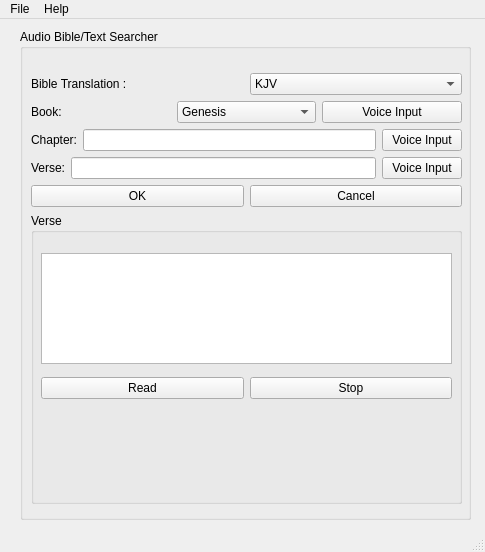
<?xml version="1.0" encoding="UTF-8"?>
<ui version="4.0">
 <class>mainWindow</class>
 <widget class="QMainWindow" name="mainWindow">
  <property name="geometry">
   <rect>
    <x>0</x>
    <y>0</y>
    <width>485</width>
    <height>552</height>
   </rect>
  </property>
  <property name="maximumSize">
   <size>
    <width>485</width>
    <height>552</height>
   </size>
  </property>
  <property name="windowTitle">
   <string>Bible Searcher</string>
  </property>
  <property name="windowIcon">
   <iconset>
    <normaloff>icons8-holy-bible-36.png</normaloff>icons8-holy-bible-36.png</iconset>
  </property>
  <widget class="QWidget" name="centralwidget">
   <widget class="QGroupBox" name="groupBox">
    <property name="geometry">
     <rect>
      <x>20</x>
      <y>10</y>
      <width>451</width>
      <height>491</height>
     </rect>
    </property>
    <property name="sizePolicy">
     <sizepolicy hsizetype="Fixed" vsizetype="Fixed">
      <horstretch>0</horstretch>
      <verstretch>0</verstretch>
     </sizepolicy>
    </property>
    <property name="maximumSize">
     <size>
      <width>451</width>
      <height>491</height>
     </size>
    </property>
    <property name="title">
     <string>Audio Bible/Text Searcher</string>
    </property>
    <widget class="QWidget" name="layoutWidget">
     <property name="geometry">
      <rect>
       <x>11</x>
       <y>44</y>
       <width>431</width>
       <height>431</height>
      </rect>
     </property>
     <layout class="QGridLayout" name="gridLayout_2">
      <item row="0" column="0">
       <layout class="QGridLayout" name="gridLayout">
        <item row="0" column="0">
         <layout class="QHBoxLayout" name="horizontalLayout">
          <item>
           <widget class="QLabel" name="label">
            <property name="text">
             <string>Bible Translation :</string>
            </property>
           </widget>
          </item>
          <item>
           <widget class="QComboBox" name="translation">
            <item>
             <property name="text">
              <string>KJV</string>
             </property>
            </item>
            <item>
             <property name="text">
              <string>NRSV</string>
             </property>
            </item>
            <item>
             <property name="text">
              <string>RSV</string>
             </property>
            </item>
            <item>
             <property name="text">
              <string>NKJV</string>
             </property>
            </item>
            <item>
             <property name="text">
              <string>Amplified</string>
             </property>
            </item>
           </widget>
          </item>
         </layout>
        </item>
        <item row="1" column="0">
         <layout class="QHBoxLayout" name="horizontalLayout_2">
          <item>
           <widget class="QLabel" name="label_2">
            <property name="text">
             <string>Book:</string>
            </property>
           </widget>
          </item>
          <item>
           <widget class="QComboBox" name="book">
            <item>
             <property name="text">
              <string>Genesis</string>
             </property>
            </item>
            <item>
             <property name="text">
              <string>Exodus </string>
             </property>
            </item>
            <item>
             <property name="text">
              <string>Leviticus </string>
             </property>
            </item>
            <item>
             <property name="text">
              <string>Numbers </string>
             </property>
            </item>
            <item>
             <property name="text">
              <string>Deuteronomy</string>
             </property>
            </item>
            <item>
             <property name="text">
              <string>Joshua </string>
             </property>
            </item>
            <item>
             <property name="text">
              <string>Judges</string>
             </property>
            </item>
            <item>
             <property name="text">
              <string>Ruth</string>
             </property>
            </item>
            <item>
             <property name="text">
              <string>1 Samuel</string>
             </property>
            </item>
            <item>
             <property name="text">
              <string>2 Samuel</string>
             </property>
            </item>
            <item>
             <property name="text">
              <string>1 Kings</string>
             </property>
            </item>
            <item>
             <property name="text">
              <string>2 Kings</string>
             </property>
            </item>
            <item>
             <property name="text">
              <string>1 Chronicles</string>
             </property>
            </item>
            <item>
             <property name="text">
              <string>2 Chronicles</string>
             </property>
            </item>
            <item>
             <property name="text">
              <string>Ezra</string>
             </property>
            </item>
            <item>
             <property name="text">
              <string>Nehemiah</string>
             </property>
            </item>
            <item>
             <property name="text">
              <string>Esther</string>
             </property>
            </item>
            <item>
             <property name="text">
              <string>Psalms</string>
             </property>
            </item>
            <item>
             <property name="text">
              <string>Proverbs</string>
             </property>
            </item>
            <item>
             <property name="text">
              <string>Ecclesiastes</string>
             </property>
            </item>
            <item>
             <property name="text">
              <string>Song of Songs</string>
             </property>
            </item>
            <item>
             <property name="text">
              <string>Isaiah</string>
             </property>
            </item>
            <item>
             <property name="text">
              <string>Jeremiah</string>
             </property>
            </item>
            <item>
             <property name="text">
              <string>Lamentations</string>
             </property>
            </item>
            <item>
             <property name="text">
              <string>Ezekiel</string>
             </property>
            </item>
            <item>
             <property name="text">
              <string>Daniel</string>
             </property>
            </item>
            <item>
             <property name="text">
              <string>Hosea</string>
             </property>
            </item>
            <item>
             <property name="text">
              <string>Joel</string>
             </property>
            </item>
            <item>
             <property name="text">
              <string>Amos</string>
             </property>
            </item>
            <item>
             <property name="text">
              <string>Obadiah</string>
             </property>
            </item>
            <item>
             <property name="text">
              <string>Jonah</string>
             </property>
            </item>
            <item>
             <property name="text">
              <string>Micah</string>
             </property>
            </item>
            <item>
             <property name="text">
              <string>Nahum</string>
             </property>
            </item>
            <item>
             <property name="text">
              <string>Habakkuk</string>
             </property>
            </item>
            <item>
             <property name="text">
              <string>Zephaniah</string>
             </property>
            </item>
            <item>
             <property name="text">
              <string>Haggai</string>
             </property>
            </item>
            <item>
             <property name="text">
              <string>Zechariah</string>
             </property>
            </item>
            <item>
             <property name="text">
              <string>Malachi</string>
             </property>
            </item>
            <item>
             <property name="text">
              <string>Matthew</string>
             </property>
            </item>
            <item>
             <property name="text">
              <string>Mark</string>
             </property>
            </item>
            <item>
             <property name="text">
              <string>Luke</string>
             </property>
            </item>
            <item>
             <property name="text">
              <string>John</string>
             </property>
            </item>
            <item>
             <property name="text">
              <string>Acts</string>
             </property>
            </item>
            <item>
             <property name="text">
              <string>Romans</string>
             </property>
            </item>
            <item>
             <property name="text">
              <string>1 Corinthians</string>
             </property>
            </item>
            <item>
             <property name="text">
              <string>2 Corinthians</string>
             </property>
            </item>
            <item>
             <property name="text">
              <string>Galatians</string>
             </property>
            </item>
            <item>
             <property name="text">
              <string>Ephesians</string>
             </property>
            </item>
            <item>
             <property name="text">
              <string>Philippians</string>
             </property>
            </item>
            <item>
             <property name="text">
              <string>Colossians</string>
             </property>
            </item>
            <item>
             <property name="text">
              <string>1 Thessalonians</string>
             </property>
            </item>
            <item>
             <property name="text">
              <string>2 Thessalonians</string>
             </property>
            </item>
            <item>
             <property name="text">
              <string>1 Timothy</string>
             </property>
            </item>
            <item>
             <property name="text">
              <string>2 Timothy</string>
             </property>
            </item>
            <item>
             <property name="text">
              <string>Titus</string>
             </property>
            </item>
            <item>
             <property name="text">
              <string>Philemon</string>
             </property>
            </item>
            <item>
             <property name="text">
              <string>Hebrews</string>
             </property>
            </item>
            <item>
             <property name="text">
              <string>James</string>
             </property>
            </item>
            <item>
             <property name="text">
              <string>1 Peter</string>
             </property>
            </item>
            <item>
             <property name="text">
              <string>2 Peter</string>
             </property>
            </item>
            <item>
             <property name="text">
              <string>1 John</string>
             </property>
            </item>
            <item>
             <property name="text">
              <string>2 John</string>
             </property>
            </item>
            <item>
             <property name="text">
              <string>3 John</string>
             </property>
            </item>
            <item>
             <property name="text">
              <string>Jude</string>
             </property>
            </item>
            <item>
             <property name="text">
              <string>Revelation</string>
             </property>
            </item>
           </widget>
          </item>
          <item>
           <widget class="QPushButton" name="Book_voiceInput">
            <property name="toolTip">
             <string>Speak out the book name</string>
            </property>
            <property name="text">
             <string>Voice Input</string>
            </property>
            <property name="icon">
             <iconset>
              <normaloff>icons8-voice-32.png</normaloff>icons8-voice-32.png</iconset>
            </property>
            <property name="shortcut">
             <string>Ctrl+B</string>
            </property>
           </widget>
          </item>
         </layout>
        </item>
        <item row="2" column="0">
         <layout class="QHBoxLayout" name="horizontalLayout_3">
          <item>
           <widget class="QLabel" name="label_4">
            <property name="text">
             <string>Chapter:</string>
            </property>
           </widget>
          </item>
          <item>
           <widget class="QLineEdit" name="chapter"/>
          </item>
          <item>
           <widget class="QPushButton" name="Chapter_VoiceInput">
            <property name="toolTip">
             <string>Speak the Chapter number</string>
            </property>
            <property name="text">
             <string>Voice Input</string>
            </property>
            <property name="icon">
             <iconset>
              <normaloff>icons8-voice-32.png</normaloff>icons8-voice-32.png</iconset>
            </property>
            <property name="shortcut">
             <string>Ctrl+Shift+C</string>
            </property>
           </widget>
          </item>
         </layout>
        </item>
        <item row="3" column="0">
         <layout class="QHBoxLayout" name="horizontalLayout_4">
          <item>
           <widget class="QLabel" name="label_3">
            <property name="text">
             <string>Verse:</string>
            </property>
           </widget>
          </item>
          <item>
           <widget class="QLineEdit" name="verse"/>
          </item>
          <item>
           <widget class="QPushButton" name="Verse_VoiceInput">
            <property name="toolTip">
             <string>Speak the Verse</string>
            </property>
            <property name="text">
             <string>Voice Input</string>
            </property>
            <property name="icon">
             <iconset>
              <normaloff>icons8-voice-32.png</normaloff>icons8-voice-32.png</iconset>
            </property>
            <property name="shortcut">
             <string>Ctrl+Shift+V</string>
            </property>
           </widget>
          </item>
         </layout>
        </item>
        <item row="4" column="0">
         <layout class="QHBoxLayout" name="horizontalLayout_5">
          <item>
           <widget class="QPushButton" name="Ok_button">
            <property name="text">
             <string>OK</string>
            </property>
            <property name="icon">
             <iconset>
              <normaloff>icons8-checked-32.png</normaloff>icons8-checked-32.png</iconset>
            </property>
           </widget>
          </item>
          <item>
           <widget class="QPushButton" name="Cancel_button">
            <property name="text">
             <string>Cancel</string>
            </property>
            <property name="icon">
             <iconset>
              <normaloff>icons8-cancel-32.png</normaloff>icons8-cancel-32.png</iconset>
            </property>
           </widget>
          </item>
         </layout>
        </item>
       </layout>
      </item>
      <item row="1" column="0">
       <widget class="QGroupBox" name="groupBox_2">
        <property name="title">
         <string>Verse</string>
        </property>
        <widget class="QTextEdit" name="output">
         <property name="geometry">
          <rect>
           <x>10</x>
           <y>40</y>
           <width>411</width>
           <height>111</height>
          </rect>
         </property>
        </widget>
        <widget class="QWidget" name="layoutWidget">
         <property name="geometry">
          <rect>
           <x>10</x>
           <y>160</y>
           <width>411</width>
           <height>31</height>
          </rect>
         </property>
         <layout class="QHBoxLayout" name="horizontalLayout_6">
          <item>
           <widget class="QPushButton" name="Read_button">
            <property name="text">
             <string>Read</string>
            </property>
            <property name="icon">
             <iconset>
              <normaloff>icons8-circled-play-32.png</normaloff>icons8-circled-play-32.png</iconset>
            </property>
           </widget>
          </item>
          <item>
           <widget class="QPushButton" name="Stop_button">
            <property name="text">
             <string>Stop</string>
            </property>
            <property name="icon">
             <iconset>
              <normaloff>icons8-stop-32.png</normaloff>icons8-stop-32.png</iconset>
            </property>
           </widget>
          </item>
         </layout>
        </widget>
       </widget>
      </item>
     </layout>
    </widget>
   </widget>
  </widget>
  <widget class="QMenuBar" name="menubar">
   <property name="geometry">
    <rect>
     <x>0</x>
     <y>0</y>
     <width>485</width>
     <height>26</height>
    </rect>
   </property>
   <widget class="QMenu" name="menuFile">
    <property name="title">
     <string>File</string>
    </property>
    <addaction name="actionClose"/>
   </widget>
   <widget class="QMenu" name="menuHelp">
    <property name="title">
     <string>Help</string>
    </property>
    <addaction name="actionAbout"/>
    <addaction name="actionShortcuts"/>
    <addaction name="actionHelp"/>
   </widget>
   <addaction name="menuFile"/>
   <addaction name="menuHelp"/>
  </widget>
  <widget class="QStatusBar" name="statusbar"/>
  <action name="actionAbout">
   <property name="text">
    <string>About</string>
   </property>
  </action>
  <action name="actionShortcuts">
   <property name="text">
    <string>Shortcuts</string>
   </property>
  </action>
  <action name="actionClose">
   <property name="text">
    <string>Close</string>
   </property>
  </action>
  <action name="actionCut">
   <property name="text">
    <string>Cut</string>
   </property>
  </action>
  <action name="actionCopy">
   <property name="text">
    <string>Copy</string>
   </property>
  </action>
  <action name="actionPaste">
   <property name="text">
    <string>Paste</string>
   </property>
  </action>
  <action name="actionHelp">
   <property name="text">
    <string>Help</string>
   </property>
  </action>
 </widget>
 <resources/>
 <connections/>
</ui>
